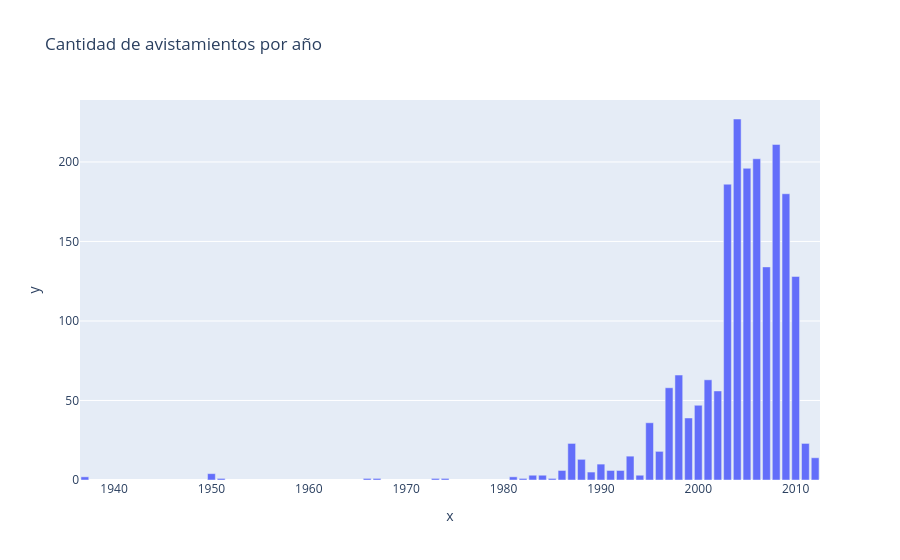

The code cell stored with this chart in its notebook:
### Code cell
px.bar(data_frame=felinos_año, x=felinos_año.index, y=felinos_año.values, title="Cantidad de avistamientos por año").show()

### Figure 1 — Plotly figure (JSON) as saved in the notebook; plotly's stock layout.template omitted (floating-point values rounded to 4 significant figures)
{"data": [{"hovertemplate": "x=%{x}<br>y=%{y}<extra></extra>", "legendgroup": "", "marker": {"color": "#636efa", "pattern": {"shape": ""}}, "name": "", "orientation": "v", "showlegend": false, "textposition": "auto", "type": "bar", "x": [1937.0, 1950.0, 1951.0, 1966.0, 1967.0, 1973.0, 1974.0, 1981.0, 1982.0, 1983.0, 1984.0, 1985.0, 1986.0, 1987.0, 1988.0, 1989.0, 1990.0, 1991.0, 1992.0, 1993.0, 1994.0, 1995.0, 1996.0, 1997.0, 1998.0, 1999.0, 2000.0, 2001.0, 2002.0, 2003.0, 2004.0, 2005.0, 2006.0, 2007.0, 2008.0, 2009.0, 2010.0, 2011.0, 2012.0], "xaxis": "x", "y": [2, 4, 1, 1, 1, 1, 1, 2, 1, 3, 3, 1, 6, 23, 13, 5, 10, 6, 6, 15, 3, 36, 18, 58, 66, 39, 47, 63, 56, 186, 227, 196, 202, 134, 211, 180, 128, 23, 14], "yaxis": "y"}], "layout": {"barmode": "relative", "legend": {"tracegroupgap": 0}, "title": {"text": "Cantidad de avistamientos por año"}, "xaxis": {"anchor": "y", "domain": [0, 1], "title": {"text": "x"}}, "yaxis": {"anchor": "x", "domain": [0, 1], "title": {"text": "y"}}}}
